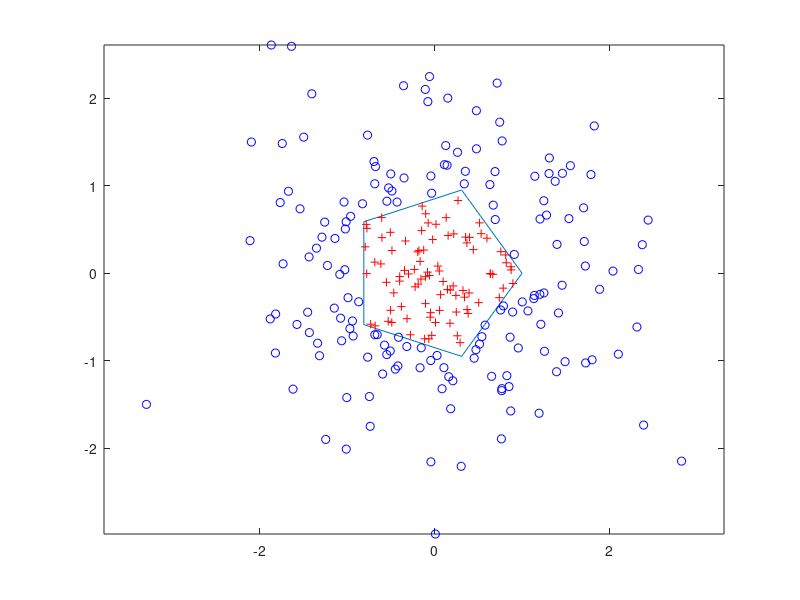

Source code (MATLAB):
% Multiply-connected polygon - a square with a square hole.
% Counterclockwise outer loop, clockwise inner loop.
%% matlab example
%Define the x and y coordinates of polygon vertices to create a pentagon.
tic
L = linspace(0,2.*pi,6);
xv = cos(L)';
yv = sin(L)';
rng default
xq = randn(250,1);
yq = randn(250,1);
%Determine whether each point lies inside or on the edge of the polygon area. 
%Also determine whether any of the points lie on the edge of the polygon area.
[in,on] = inpolygon(xq,yq,xv,yv);
numel(xq(in))
numel(xq(on))
numel(xq(~in))
%Plot the polygon and the query points. Display the points inside the polygon with a red plus. 
%Display the points outside the polygon with a blue circle.
figure
plot(xv,yv) % polygon
axis equal
hold on
plot(xq(in),yq(in),'r+') % points inside
plot(xq(~in),yq(~in),'bo') % points outside
hold off
toc
